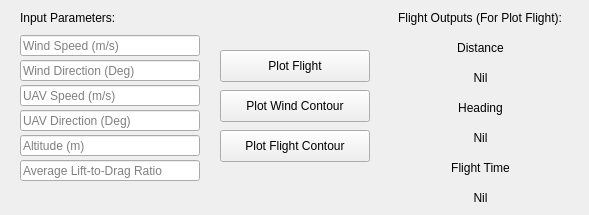
   <widget class="QWidget" name="Basic">
    <attribute name="title">
     <string>Basic</string>
    </attribute>
    <widget class="QLabel" name="InputLabel">
     <property name="geometry">
      <rect>
       <x>20</x>
       <y>10</y>
       <width>120</width>
       <height>16</height>
      </rect>
     </property>
     <property name="text">
      <string>Input Parameters:</string>
     </property>
    </widget>
    <widget class="QLineEdit" name="InputLabel_Wind_Speed">
     <property name="geometry">
      <rect>
       <x>20</x>
       <y>35</y>
       <width>180</width>
       <height>21</height>
      </rect>
     </property>
     <property name="placeholderText">
      <string>Wind Speed (m/s)</string>
     </property>
    </widget>
    <widget class="QLineEdit" name="InputLabel_Wind_Direction">
     <property name="geometry">
      <rect>
       <x>20</x>
       <y>60</y>
       <width>180</width>
       <height>21</height>
      </rect>
     </property>
     <property name="placeholderText">
      <string>Wind Direction (Deg)</string>
     </property>
    </widget>
    <widget class="QLineEdit" name="InputLabel_UAV_Speed">
     <property name="geometry">
      <rect>
       <x>20</x>
       <y>85</y>
       <width>180</width>
       <height>21</height>
      </rect>
     </property>
     <property name="placeholderText">
      <string>UAV Speed (m/s)</string>
     </property>
    </widget>
    <widget class="QLineEdit" name="InputLabel_UAV_Direction">
     <property name="geometry">
      <rect>
       <x>20</x>
       <y>110</y>
       <width>180</width>
       <height>21</height>
      </rect>
     </property>
     <property name="placeholderText">
      <string>UAV Direction (Deg)</string>
     </property>
    </widget>
    <widget class="QLineEdit" name="InputLabel_Altitude">
     <property name="geometry">
      <rect>
       <x>20</x>
       <y>135</y>
       <width>180</width>
       <height>21</height>
      </rect>
     </property>
     <property name="placeholderText">
      <string>Altitude (m)</string>
     </property>
    </widget>
    <widget class="QLineEdit" name="InputLabel_LD_Ratio">
     <property name="geometry">
      <rect>
       <x>20</x>
       <y>160</y>
       <width>180</width>
       <height>21</height>
      </rect>
     </property>
     <property name="placeholderText">
      <string>Average Lift-to-Drag Ratio</string>
     </property>
    </widget>
    <widget class="QLabel" name="OutputLabel">
     <property name="geometry">
      <rect>
       <x>380</x>
       <y>10</y>
       <width>200</width>
       <height>16</height>
      </rect>
     </property>
     <property name="text">
      <string>Flight Outputs (For Plot Flight):</string>
     </property>
     <property name="alignment">
      <set>Qt::AlignCenter</set>
     </property>
    </widget>
    <widget class="QPushButton" name="Button_PlotFlight">
     <property name="geometry">
      <rect>
       <x>220</x>
       <y>50</y>
       <width>150</width>
       <height>32</height>
      </rect>
     </property>
     <property name="text">
      <string>Plot Flight</string>
     </property>
    </widget>
    <widget class="QPushButton" name="Button_PlotWindContour">
     <property name="geometry">
      <rect>
       <x>220</x>
       <y>90</y>
       <width>150</width>
       <height>32</height>
      </rect>
     </property>
     <property name="text">
      <string>Plot Wind Contour</string>
     </property>
    </widget>
    <widget class="QPushButton" name="Button_PlotFlightContour">
     <property name="geometry">
      <rect>
       <x>220</x>
       <y>130</y>
       <width>150</width>
       <height>32</height>
      </rect>
     </property>
     <property name="text">
      <string>Plot Flight Contour</string>
     </property>
    </widget>
    <widget class="QLabel" name="OutputLabel_Distance">
     <property name="geometry">
      <rect>
       <x>420</x>
       <y>40</y>
       <width>121</width>
       <height>16</height>
      </rect>
     </property>
     <property name="text">
      <string>Distance</string>
     </property>
     <property name="alignment">
      <set>Qt::AlignCenter</set>
     </property>
    </widget>
    <widget class="QLabel" name="OutputLabel_Heading">
     <property name="geometry">
      <rect>
       <x>420</x>
       <y>100</y>
       <width>121</width>
       <height>16</height>
      </rect>
     </property>
     <property name="text">
      <string>Heading</string>
     </property>
     <property name="alignment">
      <set>Qt::AlignCenter</set>
     </property>
    </widget>
    <widget class="QLabel" name="OutputLabel_FlightTime">
     <property name="geometry">
      <rect>
       <x>420</x>
       <y>160</y>
       <width>121</width>
       <height>16</height>
      </rect>
     </property>
     <property name="text">
      <string>Flight Time</string>
     </property>
     <property name="alignment">
      <set>Qt::AlignCenter</set>
     </property>
    </widget>
    <widget class="QLabel" name="OutputLabel_ShowFlightTime">
     <property name="geometry">
      <rect>
       <x>420</x>
       <y>190</y>
       <width>121</width>
       <height>16</height>
      </rect>
     </property>
     <property name="text">
      <string>Nil</string>
     </property>
     <property name="alignment">
      <set>Qt::AlignCenter</set>
     </property>
    </widget>
    <widget class="QLabel" name="OutputLabel_ShowHeading">
     <property name="geometry">
      <rect>
       <x>420</x>
       <y>130</y>
       <width>121</width>
       <height>16</height>
      </rect>
     </property>
     <property name="text">
      <string>Nil</string>
     </property>
     <property name="alignment">
      <set>Qt::AlignCenter</set>
     </property>
    </widget>
    <widget class="QLabel" name="OutputLabel_ShowDistance">
     <property name="geometry">
      <rect>
       <x>420</x>
       <y>70</y>
       <width>121</width>
       <height>16</height>
      </rect>
     </property>
     <property name="text">
      <string>Nil</string>
     </property>
     <property name="alignment">
      <set>Qt::AlignCenter</set>
     </property>
    </widget>
   </widget>
